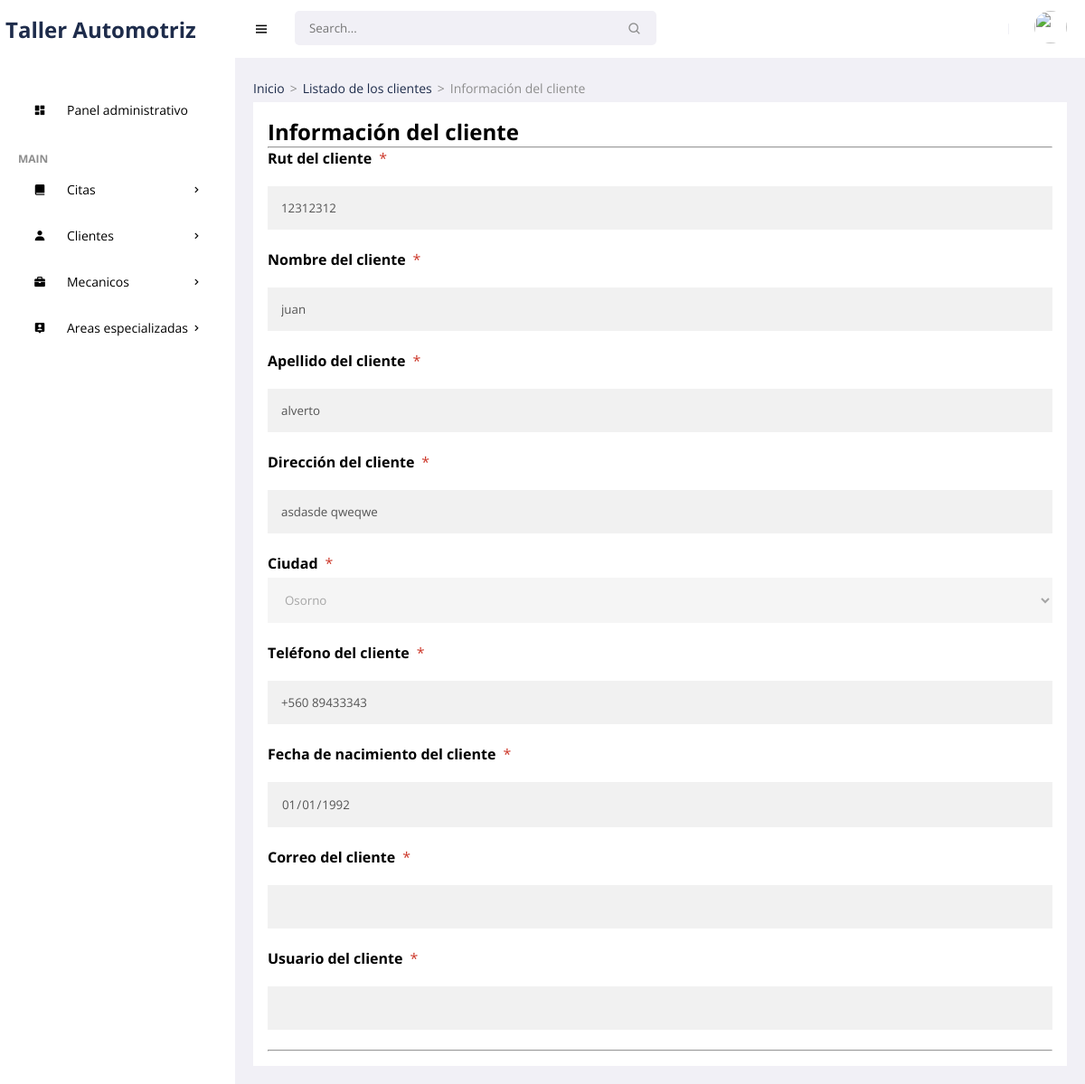
/frontend/clientes/info.php?id=9 (signed in), run on the app's committed database.
### tables this page shows
CREATE TABLE `clientes` (
  `idpa` int(11) NOT NULL,
  `numhs` char(8) NOT NULL,
  `nompa` varchar(30) NOT NULL,
  `apepa` varchar(30) NOT NULL,
  `direc` varchar(150) NOT NULL,
  `ciu` varchar(15) NOT NULL,
  `grup` varchar(15) NOT NULL,
  `phon` char(13) NOT NULL,
  `cump` date NOT NULL,
  `corr` varchar(35) NOT NULL,
  `username` varchar(25) NOT NULL,
  `password` varchar(255) NOT NULL,
  `rol` char(1) NOT NULL,
  `state` char(1) NOT NULL,
  `fere` timestamp NOT NULL DEFAULT current_timestamp() ON UPDATE current_timestamp()
);

### frontend/clientes/info.php (the view, shortened to what this page needs)
<!DOCTYPE html>
<html lang="es">
<head>
    <link href='https://unpkg.com/boxicons@2.0.9/css/boxicons.min.css' rel='stylesheet'>
    <link rel="stylesheet" href="../../backend/css/admin.css">
</head>
<body>
    <section id="sidebar">
        <a href="../admin/escritorio.php" class="brand">Taller Automotriz</a>
        <ul class="side-menu">
            <li><a href="../admin/escritorio.php" ><i class='bx bxs-dashboard icon' ></i> Panel administrativo</a></li>
            <li class="divider" data-text="main">Main</li>
            <li>
                <a href="#"><i class='bx bxs-book-alt icon' ></i> Citas <i class='bx bx-chevron-right icon-right' ></i></a>
            </li>
            <li>
                <a href="#"><i class='bx bxs-user icon' ></i> Clientes <i class='bx bx-chevron-right icon-right' ></i></a>
            </li>
            <li>
                <a href="#"><i class='bx bxs-briefcase icon' ></i> Mecanicos <i class='bx bx-chevron-right icon-right' ></i></a>
            </li>
            <li>
                <a href="#"><i class='bx bxs-user-pin icon' ></i> Areas especializadas<i class='bx bx-chevron-right icon-right' ></i></a>
            </li>
        </ul>
    </section>
    <section id="content">
        <nav>
            <i class='bx bx-menu toggle-sidebar' ></i>
            <form action="#">
                <div class="form-group">
                    <input type="text" placeholder="Search...">
                    <i class='bx bx-search icon' ></i>
                </div>
            </form>
            <div class="profile">
                <img src="https://images.unsplash.com/photo-1517841905240-472988babdf9?ixid=MnwxMjA3fDB8MHxzZWFyY2h8NHx8cGVvcGxlfGVufDB8fDB8fA%3D%3D&ixlib=rb-1.2.1&auto=format&fit=crop&w=500&q=60" alt="">
            </div>
        </nav>
        <main>
            <ul class="breadcrumbs">
                <li><a href="../admin/escritorio.php">Inicio</a></li>
                <li class="divider">></li>
                <li><a href="../clientes/mostrar.php">Listado de los clientes</a></li>
                <li class="divider">></li>
                <li><a href="#" class="active">Información del cliente</a></li>
            </ul>
<?php
require '../../backend/bd/Conexion.php';
 $id = $_GET['id'];
 $sentencia = $connect->prepare("SELECT * FROM clientes  WHERE idpa= '$id';");
 $sentencia->execute();
$data =  array();
if($sentencia){
  while($r = $sentencia->fetchObject()){
    $data[] = $r;
  }
}
   ?>
   <?php if(count($data)>0):?>
        <?php foreach($data as $d):?>
<form action="" enctype="multipart/form-data" method="POST"  autocomplete="off" onsubmit="return validacion()">
  <div class="containerss">
    <h1>Información del cliente</h1>
    <hr>
    <label for="email"><b>Rut del cliente</b></label><span class="badge-warning">*</span>
    <input type="text" disabled placeholder="ejm: ASCS855CS74" value="<?php echo $d->numhs; ?>" name="nhi" maxlength="14" required>
    <label for="psw"><b>Nombre del cliente</b></label><span class="badge-warning">*</span>
    <input type="text" disabled placeholder="ejm: Juan Raul" value="<?php echo $d->nompa; ?>" name="namp" required>
    <label for="psw"><b>Apellido del cliente</b></label><span class="badge-warning">*</span>
    <input type="text" disabled placeholder="ejm: Ramirez Requena" value="<?php echo $d->apepa; ?>" name="apep" required>
    <label for="psw"><b>Dirección del cliente</b></label><span class="badge-warning">*</span>
    <input type="text" disabled placeholder="ejm: calle los medanos" value="<?php echo $d->direc; ?>" name="dip" required>
    <label for="psw"><b>Ciudad</b></label><span class="badge-warning">*</span>
    <select required name="grp" id="grp" disabled>
        <option><?php echo $d->grup; ?></option>
    </select>
    <label for="psw"><b>Teléfono del cliente</b></label><span class="badge-warning">*</span>
    <input type="text" disabled maxlength="13" value="<?php echo $d->phon; ?>"  placeholder="ejm: +51 999 888 111" name="telp" required>
    <label for="psw"><b>Fecha de nacimiento del cliente</b></label><span class="badge-warning">*</span>
    <input type="date" disabled  value="<?php echo $d->cump; ?>" name="cump" required>
    <label for="psw"><b>Correo del cliente</b></label><span class="badge-warning">*</span>
    <input type="text" disabled value="<?php echo $d->corr; ?>" name="corr" required>
    <label for="psw"><b>Usuario del cliente</b></label><span class="badge-warning">*</span>
    <input type="text" disabled value="<?php echo $d->username; ?>" name="username" required>
    <hr>
  </div>
</form>
        <?php endforeach; ?>
    <?php else:?>
      <p class="alert alert-warning">No hay datos</p>
    <?php endif; ?>
        </main>
    </section>
</body>
</html>

### backend/css/admin.css (style rules this page uses)
* { font-family: 'Open Sans', sans-serif; margin: 0; padding: 0; box-sizing: border-box; }
:root { --grey: #F1F0F6; --dark-grey: #8D8D8D; --light: #fff; --dark: #000; --green: #81D43A; --light-green: #E3FFCB; --blue: #1e2c4b; --light-blue: #D0E4FF; --dark-blue: #0C5FCD; --red: #FC3B56; }
html { overflow-x: hidden; }
body { background: var(--grey); overflow-x: hidden; }
a { text-decoration: none; }
li { list-style: none; }
#sidebar { position: fixed; max-width: 260px; width: 100%; background: var(--light); top: 0; left: 0; height: 100%; overflow-y: auto; scrollbar-width: none; transition: all .3s ease; z-index: 200; }
#sidebar .brand { font-size: 24px; display: flex; align-items: center; height: 64px; font-weight: 700; color: var(--blue); position: sticky; top: 0; left: 0; z-index: 100; background: var(--light); transition: all .3s ease; padding: 0 6px; }
#sidebar .icon { min-width: 48px; display: flex; justify-content: center; align-items: center; margin-right: 6px; }
#sidebar .icon-right { margin-left: auto; transition: all .3s ease; }
#sidebar .side-menu { margin: 36px 0; padding: 0 20px; transition: all .3s ease; }
#sidebar .side-menu a { display: flex; align-items: center; font-size: 14px; color: var(--dark); padding: 12px 16px 12px 0; transition: all .3s ease; border-radius: 10px; margin: 4px 0; white-space: nowrap; }
#sidebar .divider { margin-top: 24px; font-size: 12px; text-transform: uppercase; font-weight: 700; color: var(--dark-grey); transition: all .3s ease; white-space: nowrap; }
#content { position: relative; width: calc(100% - 260px); left: 260px; transition: all .3s ease; }
nav { background: var(--light); height: 64px; padding: 0 20px; display: flex; align-items: center; grid-gap: 28px; position: sticky; top: 0; left: 0; z-index: 100; }
nav .toggle-sidebar { font-size: 18px; cursor: pointer; }
nav form { max-width: 400px; width: 100%; margin-right: auto; }
nav .form-group { position: relative; }
nav .form-group input { width: 100%; background: var(--grey); border-radius: 5px; border: none; outline: none; padding: 10px 36px 10px 16px; transition: all .3s ease; }
nav .form-group .icon { position: absolute; top: 50%; transform: translateY(-50%); right: 16px; color: var(--dark-grey); }
nav .profile { position: relative; }
nav .profile img { width: 36px; height: 36px; border-radius: 50%; object-fit: cover; cursor: pointer; }
main { width: 100%; padding: 24px 20px 20px 20px; }
main .breadcrumbs { display: flex; grid-gap: 6px; }
main .breadcrumbs li, main .breadcrumbs li a { font-size: 14px; }
main .breadcrumbs li a { color: var(--blue); }
main .breadcrumbs li a.active, main .breadcrumbs li.divider { color: var(--dark-grey); pointer-events: none; }
main form { margin-top: 6px; }
.badge-warning { color: #cc3527; padding: 4px 8px; text-align: center; border-radius: 5px; }
.containerss { padding: 16px; background-color: white; }
select { width: 100%; padding: 15px; margin: 5px 0 22px 0; display: inline-block; border: none; background: #f1f1f1; }
input[type=text], input[type=password], input[type=date],input[type=datetime-local], input[type=file],textarea { width: 100%; padding: 15px; margin: 20px 0 22px 0; display: inline-block; border: none; background: #f1f1f1; }

### data on the page
clientes: nhi "12312312", namp "juan", apep "alverto", dip "asdasde qweqwe", grp "Osorno", telp "+560 89433343", cump "01/01/1992"
